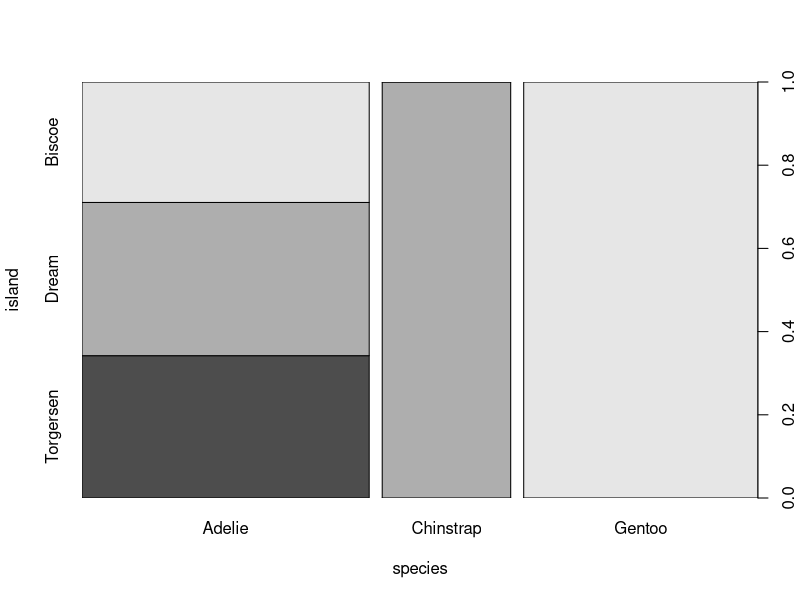

This chart was generated by the following R code:
# Cargamos las librerías requeridas
library("tidyverse")
library("palmerpenguins")
# Copiamos el dataframe sobre el cual vamos a trabajar
df = penguins

df.adelie = df[df$species=="Adelie",]
df.chinstrap = df[df$species=="Chinstrap",]
df.gentoo = df[df$species=="Gentoo",]

df2 = df[,c(1,2)]
plot(df2)
